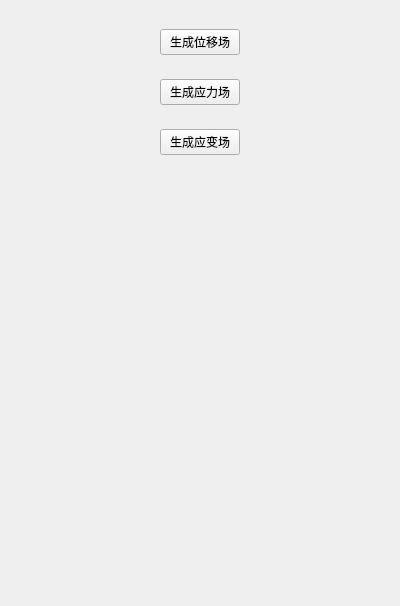
<?xml version="1.0" encoding="UTF-8"?>
<ui version="4.0">
 <class>Finite2D_ResultView</class>
 <widget class="QWidget" name="Finite2D_ResultView">
  <property name="geometry">
   <rect>
    <x>0</x>
    <y>0</y>
    <width>400</width>
    <height>606</height>
   </rect>
  </property>
  <property name="windowTitle">
   <string>Form</string>
  </property>
  <layout class="QHBoxLayout" name="horizontalLayout_4">
   <item>
    <spacer name="horizontalSpacer_7">
     <property name="orientation">
      <enum>Qt::Horizontal</enum>
     </property>
     <property name="sizeHint" stdset="0">
      <size>
       <width>78</width>
       <height>20</height>
      </size>
     </property>
    </spacer>
   </item>
   <item>
    <widget class="QWidget" name="widget" native="true">
     <layout class="QVBoxLayout" name="verticalLayout">
      <item>
       <widget class="QWidget" name="widget_2" native="true">
        <layout class="QHBoxLayout" name="horizontalLayout">
         <item>
          <spacer name="horizontalSpacer">
           <property name="orientation">
            <enum>Qt::Horizontal</enum>
           </property>
           <property name="sizeHint" stdset="0">
            <size>
             <width>40</width>
             <height>20</height>
            </size>
           </property>
          </spacer>
         </item>
         <item>
          <widget class="QPushButton" name="pushButton_GeneDisplaceField">
           <property name="text">
            <string>生成位移场</string>
           </property>
          </widget>
         </item>
         <item>
          <spacer name="horizontalSpacer_2">
           <property name="orientation">
            <enum>Qt::Horizontal</enum>
           </property>
           <property name="sizeHint" stdset="0">
            <size>
             <width>40</width>
             <height>20</height>
            </size>
           </property>
          </spacer>
         </item>
        </layout>
       </widget>
      </item>
      <item>
       <widget class="QWidget" name="widget_3" native="true">
        <layout class="QHBoxLayout" name="horizontalLayout_2">
         <item>
          <spacer name="horizontalSpacer_3">
           <property name="orientation">
            <enum>Qt::Horizontal</enum>
           </property>
           <property name="sizeHint" stdset="0">
            <size>
             <width>40</width>
             <height>20</height>
            </size>
           </property>
          </spacer>
         </item>
         <item>
          <widget class="QPushButton" name="pushButton_GeneStressField">
           <property name="text">
            <string>生成应力场</string>
           </property>
          </widget>
         </item>
         <item>
          <spacer name="horizontalSpacer_4">
           <property name="orientation">
            <enum>Qt::Horizontal</enum>
           </property>
           <property name="sizeHint" stdset="0">
            <size>
             <width>40</width>
             <height>20</height>
            </size>
           </property>
          </spacer>
         </item>
        </layout>
       </widget>
      </item>
      <item>
       <widget class="QWidget" name="widget_4" native="true">
        <layout class="QHBoxLayout" name="horizontalLayout_3">
         <item>
          <spacer name="horizontalSpacer_5">
           <property name="orientation">
            <enum>Qt::Horizontal</enum>
           </property>
           <property name="sizeHint" stdset="0">
            <size>
             <width>40</width>
             <height>20</height>
            </size>
           </property>
          </spacer>
         </item>
         <item>
          <widget class="QPushButton" name="pushButton_GeneStrainField">
           <property name="text">
            <string>生成应变场</string>
           </property>
          </widget>
         </item>
         <item>
          <spacer name="horizontalSpacer_6">
           <property name="orientation">
            <enum>Qt::Horizontal</enum>
           </property>
           <property name="sizeHint" stdset="0">
            <size>
             <width>40</width>
             <height>20</height>
            </size>
           </property>
          </spacer>
         </item>
        </layout>
       </widget>
      </item>
      <item>
       <spacer name="verticalSpacer">
        <property name="orientation">
         <enum>Qt::Vertical</enum>
        </property>
        <property name="sizeHint" stdset="0">
         <size>
          <width>20</width>
          <height>426</height>
         </size>
        </property>
       </spacer>
      </item>
     </layout>
    </widget>
   </item>
   <item>
    <spacer name="horizontalSpacer_8">
     <property name="orientation">
      <enum>Qt::Horizontal</enum>
     </property>
     <property name="sizeHint" stdset="0">
      <size>
       <width>77</width>
       <height>20</height>
      </size>
     </property>
    </spacer>
   </item>
  </layout>
 </widget>
 <resources/>
 <connections/>
</ui>
